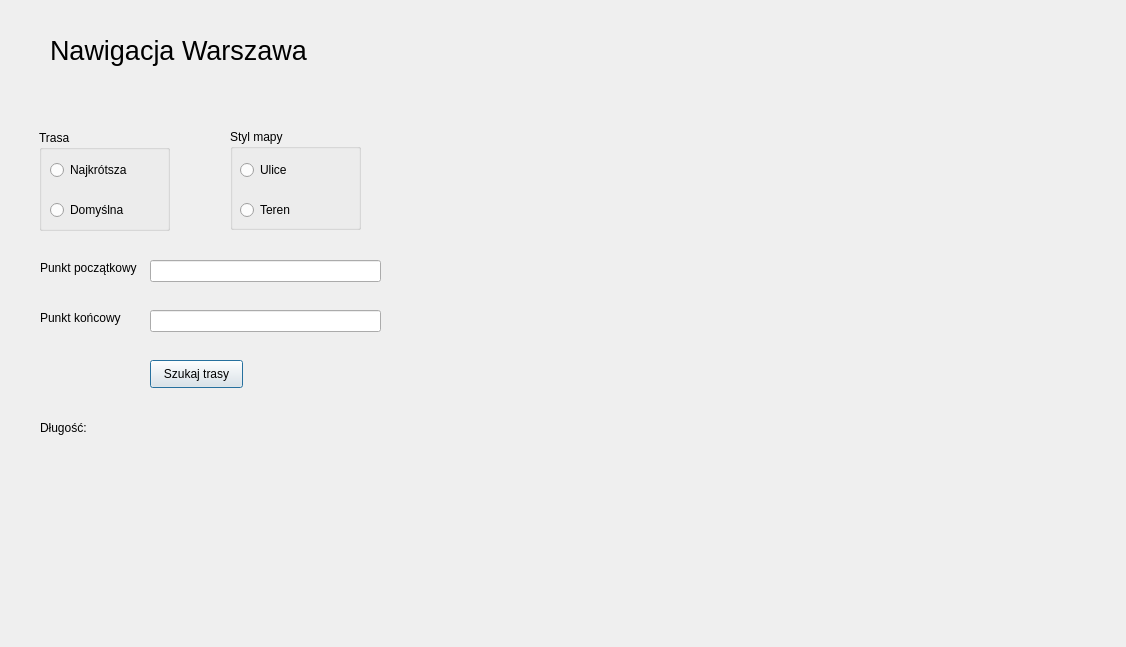
<?xml version="1.0" encoding="UTF-8"?>
<ui version="4.0">
 <class>Dialog</class>
 <widget class="QDialog" name="Dialog">
  <property name="geometry">
   <rect>
    <x>0</x>
    <y>0</y>
    <width>1126</width>
    <height>647</height>
   </rect>
  </property>
  <property name="windowTitle">
   <string>Dialog</string>
  </property>
  <widget class="QLabel" name="label">
   <property name="geometry">
    <rect>
     <x>50</x>
     <y>30</y>
     <width>361</width>
     <height>41</height>
    </rect>
   </property>
   <property name="font">
    <font>
     <pointsize>20</pointsize>
    </font>
   </property>
   <property name="text">
    <string>Nawigacja Warszawa</string>
   </property>
  </widget>
  <widget class="QLineEdit" name="lineEdit">
   <property name="geometry">
    <rect>
     <x>150</x>
     <y>260</y>
     <width>231</width>
     <height>22</height>
    </rect>
   </property>
  </widget>
  <widget class="QLineEdit" name="lineEdit_2">
   <property name="geometry">
    <rect>
     <x>150</x>
     <y>310</y>
     <width>231</width>
     <height>22</height>
    </rect>
   </property>
  </widget>
  <widget class="QLabel" name="label_2">
   <property name="geometry">
    <rect>
     <x>40</x>
     <y>260</y>
     <width>111</width>
     <height>16</height>
    </rect>
   </property>
   <property name="text">
    <string>Punkt początkowy</string>
   </property>
  </widget>
  <widget class="QLabel" name="label_3">
   <property name="geometry">
    <rect>
     <x>40</x>
     <y>310</y>
     <width>91</width>
     <height>16</height>
    </rect>
   </property>
   <property name="text">
    <string>Punkt końcowy</string>
   </property>
  </widget>
  <widget class="QPushButton" name="pushButton">
   <property name="geometry">
    <rect>
     <x>150</x>
     <y>360</y>
     <width>93</width>
     <height>28</height>
    </rect>
   </property>
   <property name="text">
    <string>Szukaj trasy</string>
   </property>
  </widget>
  <widget class="QLabel" name="label_4">
   <property name="geometry">
    <rect>
     <x>40</x>
     <y>420</y>
     <width>181</width>
     <height>16</height>
    </rect>
   </property>
   <property name="text">
    <string>Długość:</string>
   </property>
  </widget>
  <widget class="QWidget" name="widget" native="true">
   <property name="geometry">
    <rect>
     <x>410</x>
     <y>20</y>
     <width>691</width>
     <height>601</height>
    </rect>
   </property>
  </widget>
  <widget class="QRadioButton" name="radioButton">
   <property name="geometry">
    <rect>
     <x>50</x>
     <y>160</y>
     <width>95</width>
     <height>20</height>
    </rect>
   </property>
   <property name="text">
    <string>Najkrótsza</string>
   </property>
  </widget>
  <widget class="QRadioButton" name="radioButton_2">
   <property name="geometry">
    <rect>
     <x>50</x>
     <y>200</y>
     <width>95</width>
     <height>20</height>
    </rect>
   </property>
   <property name="text">
    <string>Domyślna</string>
   </property>
  </widget>
  <widget class="QRadioButton" name="radioButton_3">
   <property name="geometry">
    <rect>
     <x>240</x>
     <y>160</y>
     <width>95</width>
     <height>20</height>
    </rect>
   </property>
   <property name="text">
    <string>Ulice</string>
   </property>
  </widget>
  <widget class="QRadioButton" name="radioButton_4">
   <property name="geometry">
    <rect>
     <x>240</x>
     <y>200</y>
     <width>95</width>
     <height>20</height>
    </rect>
   </property>
   <property name="text">
    <string>Teren</string>
   </property>
  </widget>
  <widget class="QGroupBox" name="groupBox">
   <property name="enabled">
    <bool>true</bool>
   </property>
   <property name="geometry">
    <rect>
     <x>39</x>
     <y>130</y>
     <width>131</width>
     <height>101</height>
    </rect>
   </property>
   <property name="acceptDrops">
    <bool>true</bool>
   </property>
   <property name="title">
    <string>Trasa</string>
   </property>
   <property name="flat">
    <bool>false</bool>
   </property>
   <property name="checkable">
    <bool>false</bool>
   </property>
  </widget>
  <widget class="QGroupBox" name="groupBox_2">
   <property name="geometry">
    <rect>
     <x>230</x>
     <y>129</y>
     <width>131</width>
     <height>101</height>
    </rect>
   </property>
   <property name="acceptDrops">
    <bool>true</bool>
   </property>
   <property name="title">
    <string>Styl mapy</string>
   </property>
  </widget>
 </widget>
 <resources/>
 <connections/>
</ui>
